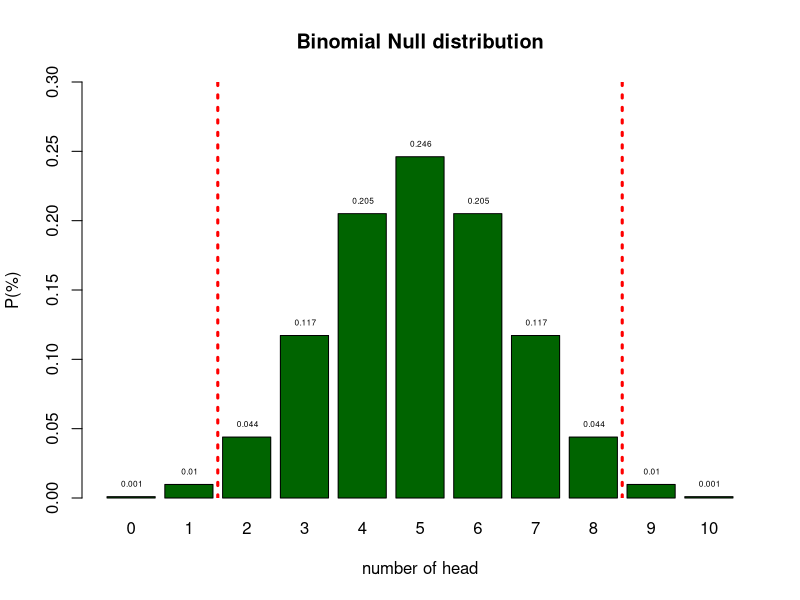
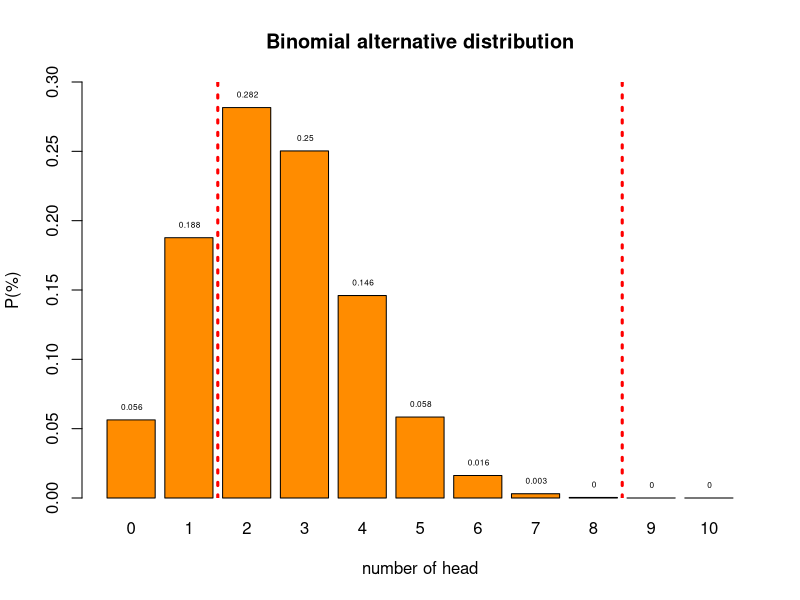
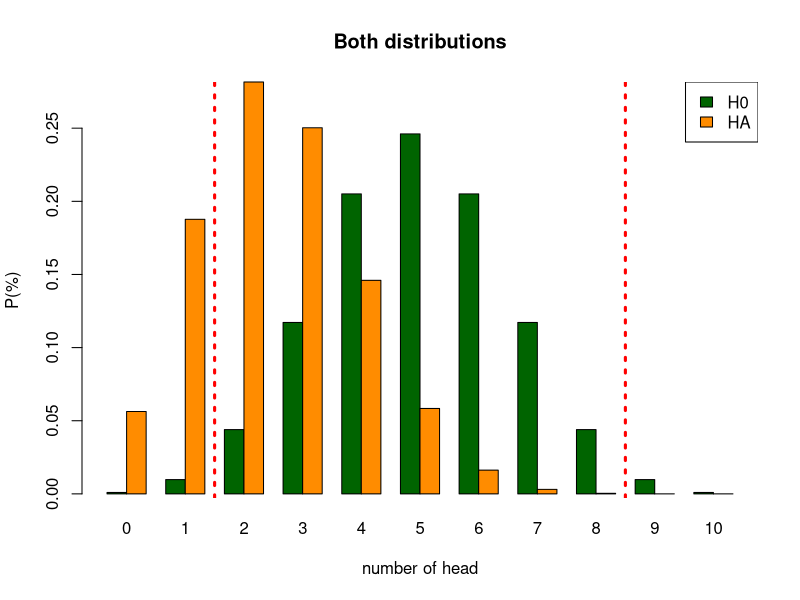
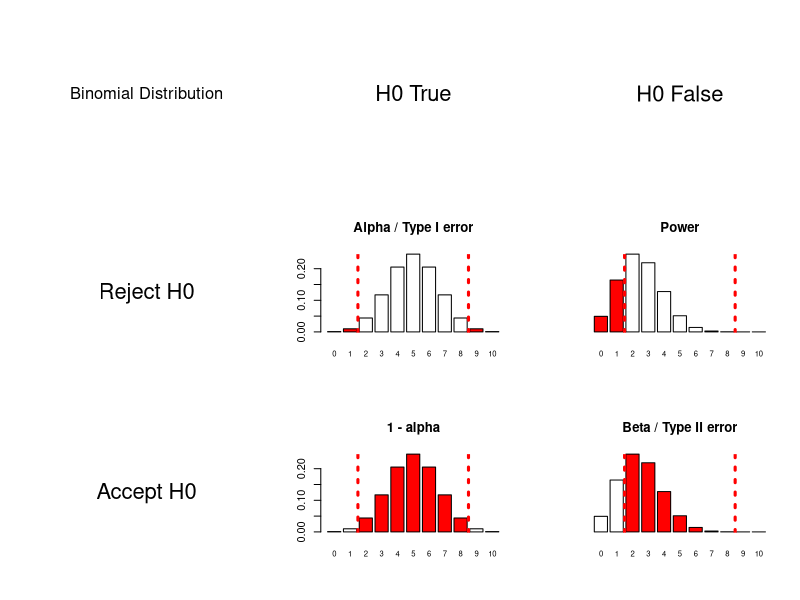

Here is the R script that generated these plots, in order:
## ---- chunk 1
n = 10   # Sample size
k = 0:10 # Discrete probability space
p = .5   # Probability of head
## ---- chunk 2
munt = 0:1

# alle_mogelijkheden = expand.grid(munt,munt,munt,munt,munt,munt,munt,munt,munt,munt)
# 
# sommen = rowSums(alle_mogelijkheden)

# table(sommen)

permutations = factorial(n) / ( factorial(k) * factorial(n-k) )
# permutations

p_k  = p^k * (1-p)^(n-k)  # Probability of single event
p_kp = p_k * permutations # Probability of event times 
                          # the occurrence of that event
# sample = 90
# freq_munt = round(p_kp*sample)
# cbind(k,permutations,p_k,p_kp,freq_munt)

title = "Binomial Null distribution"

col=c(rep("red",2),rep("white",7),rep("red",2))

barplot( p_kp, 
         main=title, 
         names.arg=0:10, 
         xlab="number of head", 
         ylab="P(%)", 
         col='darkgreen',
         ylim=c(0,.3) )

text(.6:10.6*1.2,p_kp,round(p_kp,3),pos=3,cex=.5)

abline(v = c(2.5,10.9), col="red", lwd=3, lty="dotted")
## ---- chunk 3

# n = 10   # Sample size
# k = 0:10 # Discrete probability space
p = .25   # Probability of head

permutations = factorial(n) / ( factorial(k) * factorial(n-k) )

p_k2  = p^k  * (1-p)^(n-k)  # Probability of single event
p_kp2 = p_k2 * permutations # Probability of event times 
                            # the occurrence of that event

title = "Binomial alternative distribution"

col=c(rep("red",2),rep("white",7),rep("red",2))

barplot( p_kp2, 
         main=title, 
         names.arg=0:10, 
         xlab="number of head", 
         ylab="P(%)", 
         beside=TRUE,
         col="darkorange",
         ylim=c(0,.3) 
         )

text(.6:10.6*1.2,p_kp2,round(p_kp2,3),pos=3,cex=.5)

abline(v = c(2.5,10.9), col="red", lwd=3, lty="dotted")
## ---- chunk 4

title = "Both distributions"

colh0 = 'darkgreen'
colha = 'darkorange'

barplot( rbind(p_kp,p_kp2), 
         main=title, 
         names.arg=0:10, 
         xlab="number of head", 
         ylab="P(%)", 
         col = rbind(colh0,colha),
         beside=TRUE
         #legend.text = c("H0", "HA")
         )

legend("topright", legend=c("H0","HA"), fill=c("darkgreen","darkorange"))

abline(v = c(6.5,27.5), col="red", lwd=3, lty="dotted")

## ---- chunk 5
N     = 10  # Sample size
H0    = .5  # Kop 50/50
HA    = .25 # Aternatieve verdeling
alpha = .02 # Gekozen type I fout

# Juiste gebieden in rood weergeven op basis van de gekozen alpha
lb = qbinom(alpha/2, N, H0, lower.tail = T)
ub = qbinom(alpha/2, N, H0, lower.tail = F)

col = rep("white", N+1)
col[0:lb+1] = "red"
col[ub:N+1] = "red"


col2 = rep("red", N+1)
col2[0:lb+1] = "white"
col2[ub:N+1] = "white"


# Haal onderstaande # voor col weg om geen kleurtjes aan te geven.
# col = col2  = "white"

layout(matrix(1:9,3,3, byrow=T))

plot.new()
text(0.5,0.5,"Binomial Distribution",cex=1.5)
# text(0.5,0.1,paste("N:",N),cex=1.5)

plot.new()
text(0.5,0.5,"H0 True",cex=2)

plot.new()
text(0.5,0.5,"H0 False",cex=2)

plot.new()
text(0.5,0.5,"Reject H0",cex=2)

barplot(dbinom(0:N,N, H0), 
        col  = col, 
#        yaxt = 'n', 
        main = 'Alpha / Type I error', 
        names.arg = 0:N, 
        cex.names = 0.7)

abline(v = c(2.5,10.9), col="red", lwd=3, lty="dotted")

barplot(dbinom(0:N,N, HA), 
        col  = col, 
        yaxt = 'n', 
        main = 'Power', 
        names.arg = 0:N, 
        cex.names = 0.7)

abline(v = c(2.5,10.9), col="red", lwd=3, lty="dotted")

plot.new()
text(0.5,0.5,"Accept H0",cex=2)

barplot(dbinom(0:N,N, H0), 
        col  = col2, 
#        yaxt = 'n', 
        main = '1 - alpha', 
        names.arg = 0:N, 
        cex.names = 0.7)

abline(v = c(2.5,10.9), col="red", lwd=3, lty="dotted")

barplot(dbinom(0:N,N, HA), 
        col  = col2, 
        yaxt = 'n', 
        main = 'Beta / Type II error', 
        names.arg = 0:N, 
        cex.names = 0.7)

abline(v = c(2.5,10.9), col="red", lwd=3, lty="dotted")
